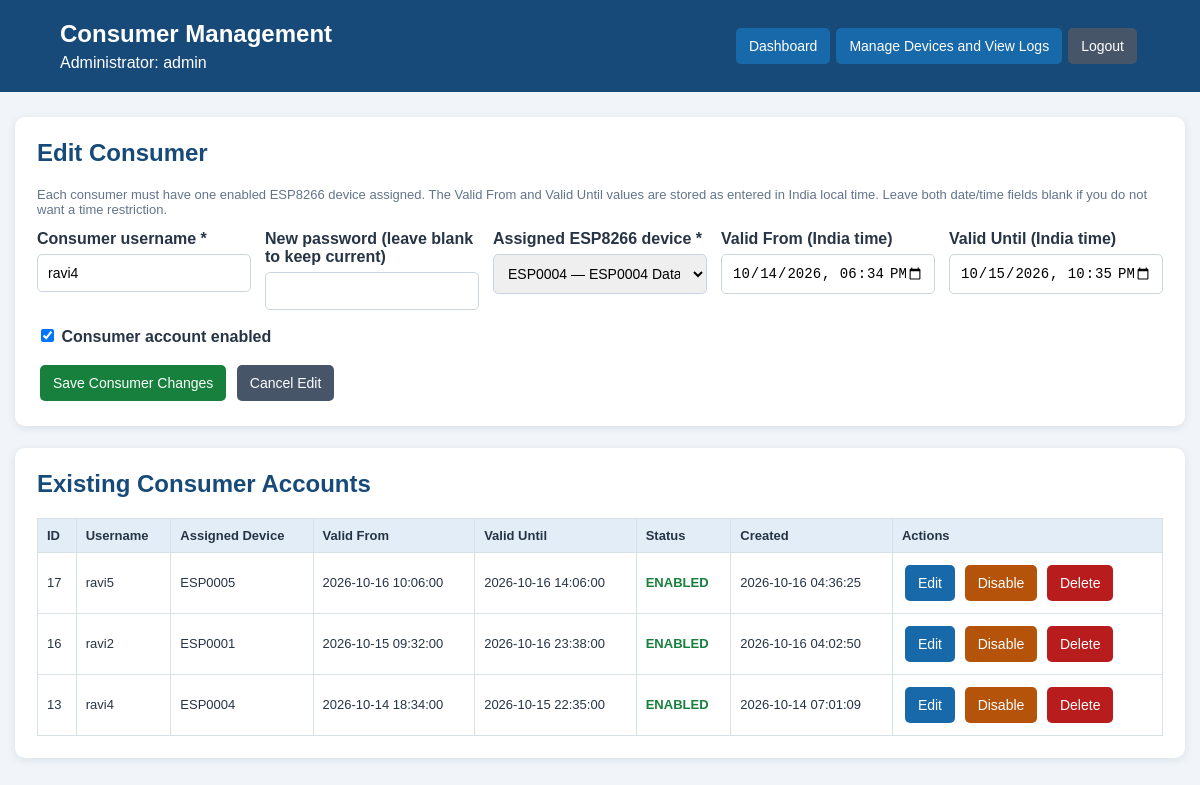
Page /users.php?edit=13 (signed in) on the committed database.
### tables this page shows
CREATE TABLE `web_users` (
  `id` int(10) UNSIGNED NOT NULL,
  `username` varchar(50) NOT NULL,
  `password_hash` varchar(255) NOT NULL,
  `role` varchar(20) NOT NULL DEFAULT 'admin',
  `created_at` timestamp NOT NULL DEFAULT current_timestamp(),
  `enabled` tinyint(1) NOT NULL DEFAULT 1,
  `device_id` varchar(32) DEFAULT NULL,
  `valid_from` datetime DEFAULT NULL,
  `valid_until` datetime DEFAULT NULL
);

CREATE TABLE `esp_devices` (
  `device_id` varchar(32) NOT NULL,
  `token_hash` char(64) NOT NULL,
  `enabled` tinyint(1) NOT NULL DEFAULT 1,
  `description` varchar(100) DEFAULT NULL,
  `created_at` timestamp NOT NULL DEFAULT current_timestamp()
);

### config.php (called while the page is built, shortened)
<?php
function h($value) {
    return htmlspecialchars(
        (string)($value ?? ''),
        ENT_QUOTES,
        'UTF-8'
    );
}

### users.php (the view, shortened to what this page needs)
<?php
require_once __DIR__ . '/auth_check.php';
function usersDateTimeInput($value): string {
    $value = trim((string)($value ?? ''));
    if (preg_match('/^(\\d{4}-\\d{2}-\\d{2})[ T](\\d{2}:\\d{2})/', $value, $m)) return $m[1] . 'T' . $m[2];
    return '';
}
$devices = [];
$deviceResult = $conn->query('SELECT device_id, enabled, description FROM esp_devices ORDER BY device_id');
while ($device = $deviceResult->fetch_assoc()) $devices[] = $device;
$editUser = null;
if (isset($_GET['edit'])) {
    $editId = filter_var($_GET['edit'], FILTER_VALIDATE_INT, ['options' => ['min_range' => 1]]);
    if ($editId) {
        $stmt = $conn->prepare("SELECT id, username, enabled, device_id, valid_from, valid_until FROM web_users WHERE id = ? AND role = 'user' LIMIT 1");
        $stmt->bind_param('i', $editId); $stmt->execute();
        $result = $stmt->get_result(); $editUser = $result->fetch_assoc() ?: null; $stmt->close();
    }
}
$users = $conn->query("SELECT id, username, enabled, device_id, valid_from, valid_until, created_at FROM web_users WHERE role = 'user' ORDER BY id DESC");
?>
<!DOCTYPE html>
<html lang="en"><head>
</head><body>
<header><div><h1>Consumer Management</h1><div>Administrator: <?= h($_SESSION['username'] ?? '') ?></div></div><div><a href="index2.php">Dashboard</a><a href="admin2.php">Manage Devices and View Logs</a><a class="gray" href="logout.php">Logout</a></div></header>
<main>
<section class="panel"><h2><?= $editUser ? 'Edit Consumer' : 'Add New Consumer' ?></h2>
<p class="muted">Each consumer must have one enabled ESP8266 device assigned. The Valid From and Valid Until values are stored as entered in India local time. Leave both date/time fields blank if you do not want a time restriction.</p>
<form method="post" action="users.php">
<div class="form-grid">
<div><label for="username">Consumer username *</label><input id="username" name="username" maxlength="50" required value="<?= h($editUser['username'] ?? '') ?>"></div>
<div><label for="password"><?= $editUser ? 'New password (leave blank to keep current)' : 'Password *' ?></label><input id="password" type="password" name="password" <?= $editUser ? '' : 'required' ?> minlength="8" autocomplete="new-password"></div>
<div><label for="device_id">Assigned ESP8266 device *</label><select id="device_id" name="device_id" required><option value="">-- Select device --</option><?php foreach ($devices as $device): ?><option value="<?= h($device['device_id']) ?>" <?= (($editUser['device_id'] ?? '') === $device['device_id']) ? 'selected' : '' ?> <?= (int)$device['enabled'] !== 1 && (($editUser['device_id'] ?? '') !== $device['device_id']) ? 'disabled' : '' ?>><?= h($device['device_id']) ?><?= !empty($device['description']) ? ' — ' . h($device['description']) : '' ?><?= (int)$device['enabled'] !== 1 ? ' (DISABLED)' : '' ?></option><?php endforeach; ?></select></div>
<div><label for="valid_from">Valid From (India time)</label><input id="valid_from" name="valid_from" type="datetime-local" value="<?= h(usersDateTimeInput($editUser['valid_from'] ?? '')) ?>"></div>
<div><label for="valid_until">Valid Until (India time)</label><input id="valid_until" name="valid_until" type="datetime-local" value="<?= h(usersDateTimeInput($editUser['valid_until'] ?? '')) ?>"></div>
</div>
<p><label><input type="checkbox" name="enabled" value="1" <?= !$editUser || (int)$editUser['enabled'] === 1 ? 'checked' : '' ?>> Consumer account enabled</label></p>
<button class="green" type="submit"><?= $editUser ? 'Save Consumer Changes' : 'Add Consumer' ?></button>
<?php if ($editUser): ?><a class="button gray" href="users.php">Cancel Edit</a><?php endif; ?>
</form></section>
<section class="panel"><h2>Existing Consumer Accounts</h2><div class="table-wrap"><table><thead><tr><th>ID</th><th>Username</th><th>Assigned Device</th><th>Valid From</th><th>Valid Until</th><th>Status</th><th>Created</th><th>Actions</th></tr></thead><tbody>
<?php if ($users->num_rows === 0): ?><tr><td colspan="8">No consumer accounts found.</td></tr><?php else: while ($user = $users->fetch_assoc()): ?>
<tr><td><?= h($user['id']) ?></td><td><?= h($user['username']) ?></td><td><?= h($user['device_id'] ?? '') ?></td><td><?= h($user['valid_from'] ?? 'Not specified') ?></td><td><?= h($user['valid_until'] ?? 'Not specified') ?></td><td><?= (int)$user['enabled'] === 1 ? '<span class="on">ENABLED</span>' : '<span class="off">DISABLED</span>' ?></td><td><?= h($user['created_at'] ?? '') ?></td><td>
<a class="button" href="users.php?edit=<?= (int)$user['id'] ?>">Edit</a>
<form class="inline" method="post" action="users.php"><button class="<?= (int)$user['enabled'] === 1 ? 'orange' : 'green' ?>" type="submit"><?= (int)$user['enabled'] === 1 ? 'Disable' : 'Enable' ?></button></form>
<form class="inline" method="post" action="users.php" onsubmit="return confirm('Permanently delete consumer <?= h($user['username']) ?>? Existing readings will remain in logs.');"><button class="red" type="submit">Delete</button></form>
</td></tr>
<?php endwhile; endif; ?>
</tbody></table></div></section>
</main></body></html>

### users.php (style rules this page uses)
* { box-sizing:border-box }
body { margin:0;background:#f1f5f9;color:#263445;font-family:Arial,sans-serif }
header { background:#174a78;color:white;padding:20px 5%;display:flex;justify-content:space-between;align-items:center;gap:12px;flex-wrap:wrap }
header h1 { margin:0 0 6px;font-size:24px }
header a,button,.button { display:inline-block;background:#1769aa;color:white;text-decoration:none;border:0;border-radius:5px;padding:10px 13px;font-size:14px;cursor:pointer;margin:3px }
.gray { background:#475569 }
.green { background:#16803c }
.orange { background:#b45309 }
.red { background:#b91c1c }
main { max-width:1350px;margin:25px auto;padding:0 15px }
.panel { background:white;padding:22px;border-radius:10px;box-shadow:0 2px 8px #d8e0e8;margin-bottom:22px }
h2 { color:#174a78;margin-top:0 }
.form-grid { display:grid;grid-template-columns:repeat(auto-fit,minmax(210px,1fr));gap:14px }
label { display:block;font-weight:bold;margin-bottom:6px }
input,select { width:100%;padding:10px;border:1px solid #cbd5e1;border-radius:5px;font-size:14px }
input[type=checkbox] { width:auto }
.muted { color:#64748b;font-size:13px }
.table-wrap { overflow-x:auto }
table { width:100%;border-collapse:collapse;font-size:13px }
th,td { padding:9px;border:1px solid #d8e0e8;text-align:left;white-space:nowrap }
th { background:#e3edf7 }
.on { color:#16803c;font-weight:bold }
.inline { display:inline }

### rows in the picture
web_users: username "ravi4", device_id "ESP0004 — ESP0004 Datalogger", valid_from "10/14/2026 18:34", valid_until "10/15/2026 22:35", enabled "☑", id "13", device "ESP0004", valid_from "2026-10-14 18:34:00", valid_until "2026-10-15 22:35:00", shows "ENABLED", created_at "2026-10-14 07:01:09", shows "Disable"
web_users: id "17", username "ravi5", device "ESP0005", valid_from "2026-10-16 10:06:00", valid_until "2026-10-16 14:06:00", enabled "ENABLED", created_at "2026-10-16 04:36:25"
web_users: id "16", username "ravi2", device "ESP0001", valid_from "2026-10-15 09:32:00", valid_until "2026-10-16 23:38:00", enabled "ENABLED", created_at "2026-10-16 04:02:50"

### other values in the picture
$_SESSION['username'] "admin"
